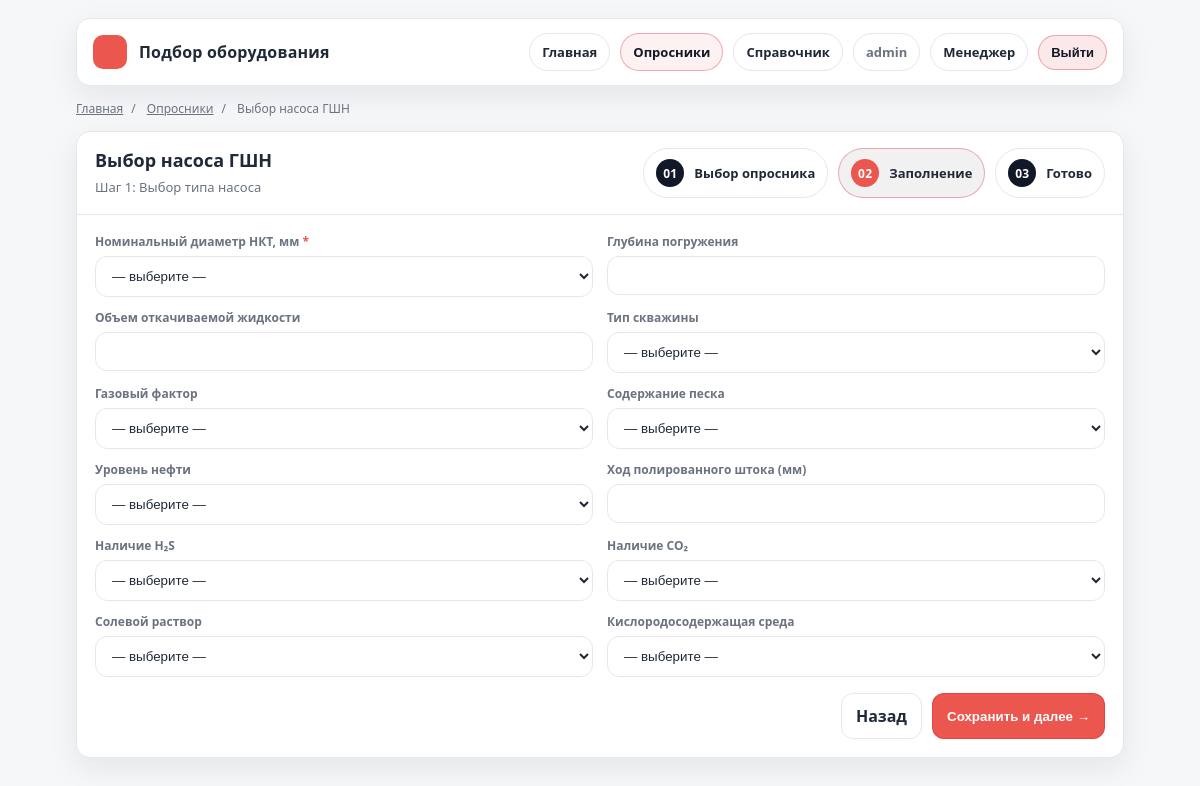
Page /q/vybor_nasosa_gshn_test/step/1/ (signed in) on the committed database.
### questionnaires/models.py (models this page shows, shortened)
class Questionnaire(models.Model):
    slug = models.SlugField(unique=True)
    title = models.CharField(max_length=200)
    description = models.TextField(blank=True)
    is_active = models.BooleanField(default=True)

class QuestionnaireStep(models.Model):
    questionnaire = models.ForeignKey(Questionnaire, on_delete=models.CASCADE, related_name="steps")
    order = models.PositiveIntegerField()
    title = models.CharField(max_length=200, blank=True)
    class Meta:
        unique_together = ("questionnaire", "order")
        ordering = ["order"]

class Question(models.Model):
    TEXT = "text"
    NUMBER = "number"
    SELECT = "select"
    CHECKBOX = "checkbox"
    TYPES = [
        (TEXT, "Text"),
        (NUMBER, "Number"),
        (SELECT, "Select"),
        (CHECKBOX, "Checkbox"),
    ]
    step = models.ForeignKey(QuestionnaireStep, on_delete=models.CASCADE, related_name="questions")
    slug = models.SlugField()
    label = models.CharField(max_length=300)
    help_text = models.CharField(max_length=400, blank=True)
    field_type = models.CharField(max_length=20, choices=TYPES, default=TEXT)
    required = models.BooleanField(default=False)
    class Meta:
        unique_together = ("step", "slug")
    depends_on = models.ForeignKey(
    "self",
    null=True, blank=True,
    on_delete=models.SET_NULL,
    related_name="dependent_questions",
    help_text="Показывать вопрос только если выполнено условие зависимости"
    )
    depends_value = models.CharField(
        max_length=120,
        blank=True,
        help_text="Какое значение должно быть у depends_on (например: sand)"
    )

### questionnaires/views.py (the view, shortened to what this page needs)
# urls.py: path("<slug:slug>/step/<int:step_order>/", views.fill_step, name="fill_step"),
@login_required
def fill_step(request, slug, step_order):
    q = get_object_or_404(Questionnaire, slug=slug, is_active=True)
    step = get_object_or_404(QuestionnaireStep, questionnaire=q, order=step_order)
    draft = _get_draft(request, slug) or {"answers": {}}
    draft_answers = draft.get("answers", {})
    FormClass = build_step_form(step, draft_answers)
    form = FormClass(request.POST or None)
    return render(request, "questionnaires/fill_step.html", {"questionnaire": q, "step": step, "form": form, "draft_answers": draft_answers})

### questionnaires/views.py (called while the page is built)
def _draft_key(slug: str) -> str:
    return f"draft_q_{slug}"

def _get_draft(request, slug: str) -> dict:
    return request.session.get(_draft_key(slug), {})

### templates/questionnaires/fill_step.html (shortened to what this page needs)
{% extends "base.html" %}
{% block crumbs %}
  <div class="crumbs">
    <a href="/">Главная</a><span class="sep">/</span>
    <a href="/q/">Опросники</a><span class="sep">/</span>
    <span>{{ questionnaire.title }}</span>
  </div>
{% endblock %}
{% block content %}
  <div class="card">
    <div class="card-head">
      <div>
        <h1 class="card-title">{{ questionnaire.title }}</h1>
        <div class="card-sub">Шаг {{ step.order }}{% if step.title %}: {{ step.title }}{% endif %}</div>
      </div>
      <div class="stepper">
        <div class="step"><span class="num">01</span> Выбор опросника</div>
        <div class="step active"><span class="num">02</span> Заполнение</div>
        <div class="step"><span class="num">03</span> Готово</div>
      </div>
    </div>
    <div class="card-body">
      <form method="post" id="stepForm">
        <div class="form-grid">
          {% for field in form %}
            <div class="q-row"
                 data-field="{{ field.name }}"
                 data-depends-on="{{ field.field.depends_on|default:'' }}"
                 data-depends-value="{{ field.field.depends_value|default:'' }}">
              <label for="{{ field.id_for_label }}">
                {{ field.label }}{% if field.field.required %} <span class="req">*</span>{% endif %}
              </label>
              {{ field }}
            </div>
          {% endfor %}
        </div>
        <div class="actions">
          <a class="btn ghost" href="/q/">Назад</a>
          <button class="btn primary" type="submit">Сохранить и далее →</button>
        </div>
      </form>
    </div>
  </div>
{% endblock %}

### templates/base.html (shortened to what this page needs)
<!doctype html>
<html lang="ru">
<head>
</head>
<body>
  <div class="wrap">
    <div class="top">
      <div class="brand">
        <div class="mark" aria-hidden="true"></div>
        <div>
          <div class="brand-title">Подбор оборудования</div>
        </div>
      </div>
      <div class="nav">
        <a class="link" href="/">Главная</a>
        <a class="link primary" href="/q/">Опросники</a>
        <a class="link" href="/q/handbook/">Справочник</a>
        {% if user.is_authenticated %}
          <span class="pill">{{ user.username }}</span>
          {% if user.is_staff %}
            <a class="link" href="/q/manager/submissions/">Менеджер</a>
          {% endif %}
          <form method="post" action="{% url 'logout' %}" style="display:inline;">
            <button class="link danger" type="submit">Выйти</button>
          </form>
        {% else %}
          <a class="link" href="/accounts/login/">Войти</a>
          <a class="link" href="/accounts/signup/">Регистрация</a>
        {% endif %}
      </div>
    </div>
    {% block crumbs %}{% endblock %}
    {% block content %}{% endblock %}
  </div>
</body>
</html>

### templates/base.html (style rules this page uses)
:root { --bg:#f6f7f9; --card:#ffffff; --text:#1f2937; --muted:#6b7280; --line:#e5e7eb; --accent:#eb564f; --accent2:#111827; --radius:14px; --shadow: 0 10px 30px rgba(17,24,39,.08); }
* { box-sizing:border-box }
body { margin:0; font-family: system-ui, -apple-system, Segoe UI, Roboto, Arial, sans-serif; background: var(--bg); color:var(--text); }
a { color:inherit; text-decoration:none }
.wrap { max-width:1080px; margin:0 auto; padding:18px 16px 64px }
.top { display:flex; align-items:center; justify-content:space-between; gap:16px; padding:14px 16px; background: var(--card); border:1px solid var(--line); border-radius: var(--radius); box-shadow: var(--shadow); }
.brand { display:flex; align-items:center; gap:12px; }
.mark { width:34px; height:34px; border-radius:10px; background: var(--accent); }
.brand-title { font-weight:800; letter-spacing:.2px }
.nav { display:flex; gap:10px; flex-wrap:wrap; align-items:center; justify-content:flex-end }
.link { display:inline-flex; align-items:center; gap:8px; padding:9px 12px; border-radius:999px; border:1px solid var(--line); background: #fff; font-weight:700; font-size:13px; }
.link.primary { border-color: rgba(214,31,44,.35); background: rgba(214,31,44,.06); color: var(--accent2); }
.link.danger { border-color: rgba(214,31,44,.35); background: rgba(214,31,44,.10); color: var(--accent2); }
.pill { display:inline-flex; align-items:center; padding:9px 12px; border-radius:999px; border:1px solid var(--line); background:#fff; color:var(--muted); font-weight:700; font-size:13px; }
.crumbs { margin-top:14px; color:var(--muted); font-size:12px; }
.crumbs a { color:var(--muted); text-decoration:underline }
.crumbs .sep { margin:0 8px }
.card { margin-top:14px; background: var(--card); border:1px solid var(--line); border-radius: var(--radius); box-shadow: var(--shadow); overflow:hidden; }
.card-head { padding:16px 18px; border-bottom:1px solid var(--line); display:flex; align-items:flex-start; justify-content:space-between; gap:14px; }
.card-title { margin:0; font-size:18px; font-weight:900 }
.card-sub { margin-top:6px; color:var(--muted); font-size:13px }
.card-body { padding:18px }
.stepper { display:flex; gap:10px; flex-wrap:wrap }
.step { display:flex; align-items:center; gap:10px; padding:10px 12px; border:1px solid var(--line); border-radius: 999px; background:#fff; font-weight:800; font-size:13px; }
.step .num { width:28px; height:28px; border-radius:999px; display:grid; place-items:center; background: #111827; color:#fff; font-size:12px; letter-spacing:.3px; }
.step.active { border-color: rgba(214,31,44,.35); background: rgba(29, 18, 19, 0.06) }
.step.active .num { background: var(--accent) }
.form-grid { display:grid; grid-template-columns: 1fr 1fr; gap:12px 14px; }
label { display:block; font-size:12px; color:var(--muted); font-weight:800; margin:0 0 6px }
input, select, textarea { width:100%; padding:11px 12px; border-radius: 12px; border:1px solid var(--line); background:#fff; color:var(--text); outline:none; }
.req { color:var(--accent) }
.actions { display:flex; gap:10px; flex-wrap:wrap; justify-content:flex-end; margin-top:16px }
.btn { display:inline-flex; align-items:center; justify-content:center; gap:8px; padding:11px 14px; border-radius: 12px; border:1px solid var(--line); background:#fff; font-weight:900; cursor:pointer; }
.btn.primary { border-color: rgba(214,31,44,.35); background: var(--accent); color:#fff; }
.btn.ghost { background:#fff }

### rows in the picture
Questionnaire: title "Выбор насоса ГШН"
QuestionnaireStep: order "1", title "Выбор типа насоса"
Question: label "Номинальный диаметр НКТ, мм"
Question: label "Глубина погружения"
Question: label "Объем откачиваемой жидкости"
Question: label "Тип скважины"
Question: label "Газовый фактор"
Question: label "Содержание песка"
Question: label "Уровень нефти"
Question: label "Ход полированного штока (мм)"
Question: label "Наличие H₂S"
Question: label "Наличие CO₂"
Question: label "Солевой раствор"
Question: label "Кислородосодержащая среда"

### other values in the picture
{{ user.username }} "admin"
